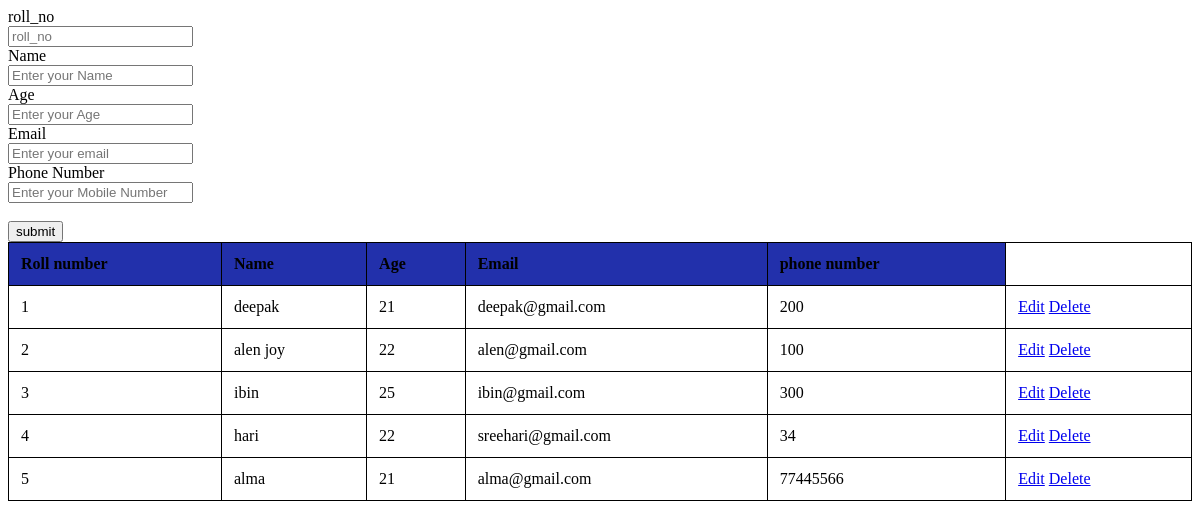
The app's page /display, older data.
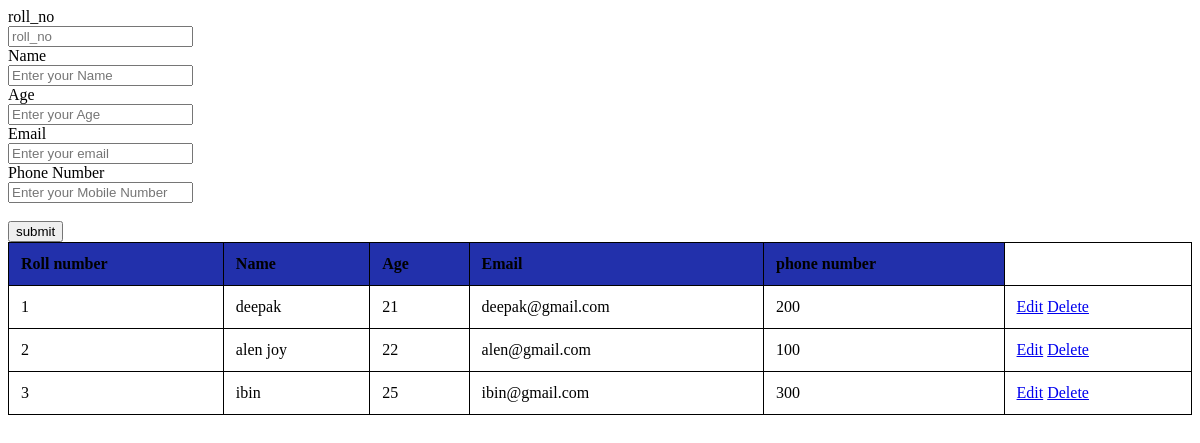
The same page, newer data.
### sms/models.py (models this page shows, shortened)
class student(models.Model):
    roll_no=models.IntegerField()
    name=models.TextField()
    age=models.IntegerField()
    email=models.EmailField()
    pho=models.IntegerField()

### sms/views.py (the view)
# urls.py: path('display',views.disp),
def disp(req):
    data=student.objects.all()
    return render(req,'display_std.html',{'data':data})

### templates/display_std.html (shortened to what this page needs)
<!DOCTYPE html>
<html lang="en">
<head>
    {% load static %}
    <link rel="stylesheet" href="{% static '/css/index.css' %}">
</head>
<body>
    <form action="add_std" method="post">
        <label for="id">roll_no</label><br>
        <input type="number" class="input" placeholder="roll_no" name="roll_no"><br>
        <label for="id">Name</label><br>
        <input type="text" class="input" placeholder="Enter your Name" name="name"><br>
        <label for="task">Age</label><br>
        <input type="number" class="input" placeholder="Enter your Age" name="age"><br>
        <label for="task">Email</label><br>
        <input type="email" class="input" placeholder="Enter your email" name="email"><br>
        <label for="task">Phone Number</label><br>
        <input type="tel" class="input" placeholder="Enter your Mobile Number" name="pho"><br>
        <br>
        <input class="btn" type="submit" value="submit">
    </form>
    <table>
        <tr>
        <th>Roll number</th>
        <th>Name</th>
        <th>Age</th>
        <th>Email</th>
        <th>phone number</th>
    </tr>
    {% for std in data %}
    <tr>
        <td>{{std.roll_no}}</td>
        <td>{{std.name}}</td>
        <td>{{std.age}}</td>
        <td>{{std.email}}</td>
        <td>{{std.pho}}</td>
        <td>
            <a href="edit_std/{{std.pk}}">Edit</a>
            <a href="delete_std/{{std.pk}}">Delete</a>
        </td>
    </tr>
    {% endfor %}
    </table>
</body>
</html>

### static/css/index.css (style rules this page uses)
table,th,td { border: 1px solid black; }
table { width: 100%; border-collapse: collapse; }
th, td { padding: 12px; text-align: left; }
th { background-color: #2230ab; }

Row changes from the older to the newer data that the page shows:
removed student: roll_no "4", name "hari", age "22", email "sreehari@gmail.com", pho "34"
removed student: roll_no "5", name "alma", age "21", email "alma@gmail.com", pho "77445566"
